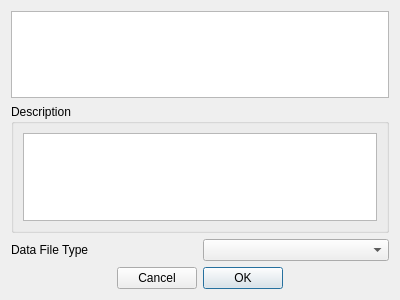
<?xml version="1.0" encoding="UTF-8"?>
<ui version="4.0">
 <class>Dialog</class>
 <widget class="QDialog" name="Dialog">
  <property name="geometry">
   <rect>
    <x>0</x>
    <y>0</y>
    <width>400</width>
    <height>300</height>
   </rect>
  </property>
  <property name="windowTitle">
   <string>Instrument Configurations</string>
  </property>
  <layout class="QVBoxLayout" name="verticalLayout_2">
   <item>
    <widget class="QListWidget" name="configList">
     <property name="editTriggers">
      <set>QAbstractItemView::NoEditTriggers</set>
     </property>
    </widget>
   </item>
   <item>
    <widget class="QGroupBox" name="groupBox">
     <property name="title">
      <string>Description</string>
     </property>
     <layout class="QVBoxLayout" name="verticalLayout">
      <item>
       <widget class="QTextEdit" name="configDescriptionTextEdit">
        <property name="readOnly">
         <bool>true</bool>
        </property>
       </widget>
      </item>
     </layout>
    </widget>
   </item>
   
    <item>
   <layout class="QHBoxLayout" name="horizontalLayout_configs">

    <item>
    <widget class="QLabel" name="dataFileTypeLabel">
    <property name="sizePolicy">
    <sizepolicy hsizetype="Minimum" vsizetype="Preferred">
        <horstretch>0</horstretch>
        <verstretch>0</verstretch>
    </sizepolicy>
    </property>
    <property name="minimumSize">
    <size>
        <width>0</width>
        <height>0</height>
    </size>
    </property>
    <property name="text">
    <string>Data File Type</string>
    </property>
    </widget>
    </item>

   <item>
   <widget class="QComboBox" name="dataFileTypeCombo">
    <property name="sizePolicy">
    <sizepolicy hsizetype="Preferred" vsizetype="Preferred">
        <horstretch>0</horstretch>
        <verstretch>0</verstretch>
    </sizepolicy>
    </property>
    <property name="minimumSize">
    <size>
        <width>0</width>
        <height>0</height>
    </size>
    </property>
    </widget>
   </item>

   </layout>
    </item>


   <item>
    <widget class="QDialogButtonBox" name="buttonBox">
     <property name="layoutDirection">
      <enum>Qt::RightToLeft</enum>
     </property>
     <property name="standardButtons">
      <set>QDialogButtonBox::Cancel|QDialogButtonBox::Ok</set>
     </property>
     <property name="centerButtons">
      <bool>true</bool>
     </property>
    </widget>
   </item>
  </layout>
 </widget>
 <resources/>
 <connections/>
</ui>
